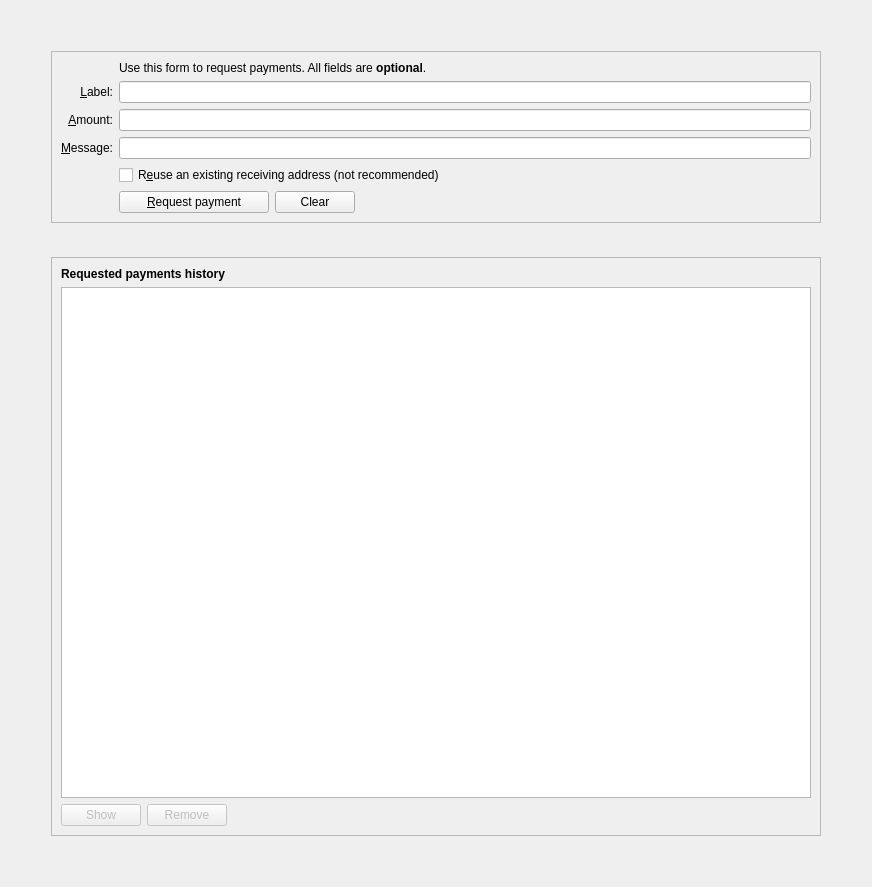
<?xml version="1.0" encoding="UTF-8"?>
<ui version="4.0">
 <class>ReceiveCoinsDialog</class>
 <widget class="QWidget" name="ReceiveCoinsDialog">
  <property name="geometry">
   <rect>
    <x>0</x>
    <y>0</y>
    <width>872</width>
    <height>887</height>
   </rect>
  </property>
  <layout class="QVBoxLayout" name="verticalLayout" stretch="0">
   <item>
    <layout class="QVBoxLayout" name="verticalLayout_5">
     <property name="spacing">
      <number>34</number>
     </property>
     <property name="leftMargin">
      <number>40</number>
     </property>
     <property name="topMargin">
      <number>40</number>
     </property>
     <property name="rightMargin">
      <number>40</number>
     </property>
     <property name="bottomMargin">
      <number>40</number>
     </property>
     <item>
      <widget class="QFrame" name="frame2">
       <property name="sizePolicy">
        <sizepolicy hsizetype="Preferred" vsizetype="Fixed">
         <horstretch>0</horstretch>
         <verstretch>0</verstretch>
        </sizepolicy>
       </property>
       <property name="frameShape">
        <enum>QFrame::StyledPanel</enum>
       </property>
       <property name="frameShadow">
        <enum>QFrame::Sunken</enum>
       </property>
       <layout class="QVBoxLayout" name="verticalLayout_3">
        <item>
         <layout class="QGridLayout" name="gridLayout">
          <item row="7" column="2">
           <widget class="QCheckBox" name="reuseAddress">
            <property name="toolTip">
             <string>Reuse one of the previously used receiving addresses. Reusing addresses has security and privacy issues. Do not use this unless re-generating a payment request made before.</string>
            </property>
            <property name="text">
             <string>R&amp;euse an existing receiving address (not recommended)</string>
            </property>
           </widget>
          </item>
          <item row="7" column="0">
           <widget class="QLabel" name="label_4">
            <property name="text">
             <string/>
            </property>
           </widget>
          </item>
          <item row="6" column="0">
           <widget class="QLabel" name="label_3">
            <property name="toolTip">
             <string>An optional message to attach to the payment request, which will be displayed when the request is opened. Note: The message will not be sent with the payment over the Tenzura network.</string>
            </property>
            <property name="text">
             <string>&amp;Message:</string>
            </property>
            <property name="alignment">
             <set>Qt::AlignRight|Qt::AlignTrailing|Qt::AlignVCenter</set>
            </property>
            <property name="buddy">
             <cstring>reqMessage</cstring>
            </property>
           </widget>
          </item>
          <item row="4" column="2">
           <widget class="QLineEdit" name="reqLabel">
            <property name="toolTip">
             <string>An optional label to associate with the new receiving address.</string>
            </property>
           </widget>
          </item>
          <item row="6" column="2">
           <widget class="QLineEdit" name="reqMessage">
            <property name="toolTip">
             <string>An optional message to attach to the payment request, which will be displayed when the request is opened. Note: The message will not be sent with the payment over the Tenzura network.</string>
            </property>
           </widget>
          </item>
          <item row="2" column="2">
           <widget class="QLabel" name="label_5">
            <property name="text">
             <string>Use this form to request payments. All fields are &lt;b&gt;optional&lt;/b&gt;.</string>
            </property>
           </widget>
          </item>
          <item row="4" column="0">
           <widget class="QLabel" name="label_2">
            <property name="toolTip">
             <string>An optional label to associate with the new receiving address.</string>
            </property>
            <property name="text">
             <string>&amp;Label:</string>
            </property>
            <property name="alignment">
             <set>Qt::AlignRight|Qt::AlignTrailing|Qt::AlignVCenter</set>
            </property>
            <property name="buddy">
             <cstring>reqLabel</cstring>
            </property>
           </widget>
          </item>
          <item row="5" column="0">
           <widget class="QLabel" name="label">
            <property name="toolTip">
             <string>An optional amount to request. Leave this empty or zero to not request a specific amount.</string>
            </property>
            <property name="text">
             <string>&amp;Amount:</string>
            </property>
            <property name="alignment">
             <set>Qt::AlignRight|Qt::AlignTrailing|Qt::AlignVCenter</set>
            </property>
            <property name="buddy">
             <cstring>reqAmount</cstring>
            </property>
           </widget>
          </item>
          <item row="5" column="2">
           <widget class="RavenAmountField" name="reqAmount">
            <property name="minimumSize">
             <size>
              <width>80</width>
              <height>0</height>
             </size>
            </property>
            <property name="toolTip">
             <string>An optional amount to request. Leave this empty or zero to not request a specific amount.</string>
            </property>
           </widget>
          </item>
          <item row="8" column="2">
           <layout class="QHBoxLayout" name="horizontalLayout">
            <item>
             <widget class="QPushButton" name="receiveButton">
              <property name="minimumSize">
               <size>
                <width>150</width>
                <height>0</height>
               </size>
              </property>
              <property name="text">
               <string>&amp;Request payment</string>
              </property>
              <property name="icon">
               <iconset resource="../tenzura.qrc">
                <normaloff>:/icons/receiving_addresses</normaloff>:/icons/receiving_addresses</iconset>
              </property>
             </widget>
            </item>
            <item>
             <widget class="QPushButton" name="clearButton">
              <property name="sizePolicy">
               <sizepolicy hsizetype="Minimum" vsizetype="Fixed">
                <horstretch>0</horstretch>
                <verstretch>0</verstretch>
               </sizepolicy>
              </property>
              <property name="toolTip">
               <string>Clear all fields of the form.</string>
              </property>
              <property name="text">
               <string>Clear</string>
              </property>
              <property name="icon">
               <iconset resource="../tenzura.qrc">
                <normaloff>:/icons/remove</normaloff>:/icons/remove</iconset>
              </property>
              <property name="autoDefault">
               <bool>false</bool>
              </property>
             </widget>
            </item>
            <item>
             <spacer name="horizontalSpacer">
              <property name="orientation">
               <enum>Qt::Horizontal</enum>
              </property>
              <property name="sizeHint" stdset="0">
               <size>
                <width>40</width>
                <height>20</height>
               </size>
              </property>
             </spacer>
            </item>
           </layout>
          </item>
          <item row="8" column="0">
           <widget class="QLabel" name="label_7">
            <property name="text">
             <string/>
            </property>
           </widget>
          </item>
         </layout>
        </item>
       </layout>
      </widget>
     </item>
     <item>
      <widget class="QFrame" name="frame">
       <property name="sizePolicy">
        <sizepolicy hsizetype="Preferred" vsizetype="Expanding">
         <horstretch>0</horstretch>
         <verstretch>0</verstretch>
        </sizepolicy>
       </property>
       <property name="frameShape">
        <enum>QFrame::StyledPanel</enum>
       </property>
       <property name="frameShadow">
        <enum>QFrame::Raised</enum>
       </property>
       <layout class="QVBoxLayout" name="verticalLayout_2">
        <item>
         <widget class="QLabel" name="label_6">
          <property name="font">
           <font>
            <weight>75</weight>
            <bold>true</bold>
           </font>
          </property>
          <property name="text">
           <string>Requested payments history</string>
          </property>
         </widget>
        </item>
        <item>
         <widget class="QTableView" name="recentRequestsView">
          <property name="contextMenuPolicy">
           <enum>Qt::CustomContextMenu</enum>
          </property>
          <property name="tabKeyNavigation">
           <bool>false</bool>
          </property>
          <property name="sortingEnabled">
           <bool>true</bool>
          </property>
         </widget>
        </item>
        <item>
         <layout class="QHBoxLayout" name="horizontalLayout_2">
          <item>
           <widget class="QPushButton" name="showRequestButton">
            <property name="enabled">
             <bool>false</bool>
            </property>
            <property name="toolTip">
             <string>Show the selected request (does the same as double clicking an entry)</string>
            </property>
            <property name="text">
             <string>Show</string>
            </property>
            <property name="icon">
             <iconset resource="../tenzura.qrc">
              <normaloff>:/icons/edit</normaloff>:/icons/edit</iconset>
            </property>
            <property name="autoDefault">
             <bool>false</bool>
            </property>
           </widget>
          </item>
          <item>
           <widget class="QPushButton" name="removeRequestButton">
            <property name="enabled">
             <bool>false</bool>
            </property>
            <property name="toolTip">
             <string>Remove the selected entries from the list</string>
            </property>
            <property name="text">
             <string>Remove</string>
            </property>
            <property name="icon">
             <iconset resource="../tenzura.qrc">
              <normaloff>:/icons/remove</normaloff>:/icons/remove</iconset>
            </property>
            <property name="autoDefault">
             <bool>false</bool>
            </property>
           </widget>
          </item>
          <item>
           <spacer name="horizontalSpacer_2">
            <property name="orientation">
             <enum>Qt::Horizontal</enum>
            </property>
            <property name="sizeHint" stdset="0">
             <size>
              <width>40</width>
              <height>20</height>
             </size>
            </property>
           </spacer>
          </item>
         </layout>
        </item>
       </layout>
      </widget>
     </item>
    </layout>
   </item>
  </layout>
 </widget>
 <customwidgets>
  <customwidget>
   <class>RavenAmountField</class>
   <extends>QLineEdit</extends>
   <header>ravenamountfield.h</header>
   <container>1</container>
  </customwidget>
 </customwidgets>
 <tabstops>
  <tabstop>reqLabel</tabstop>
  <tabstop>reqAmount</tabstop>
  <tabstop>reqMessage</tabstop>
  <tabstop>reuseAddress</tabstop>
  <tabstop>receiveButton</tabstop>
  <tabstop>clearButton</tabstop>
  <tabstop>recentRequestsView</tabstop>
  <tabstop>showRequestButton</tabstop>
  <tabstop>removeRequestButton</tabstop>
 </tabstops>
 <resources>
  <include location="../tenzura.qrc"/>
 </resources>
 <connections/>
</ui>
